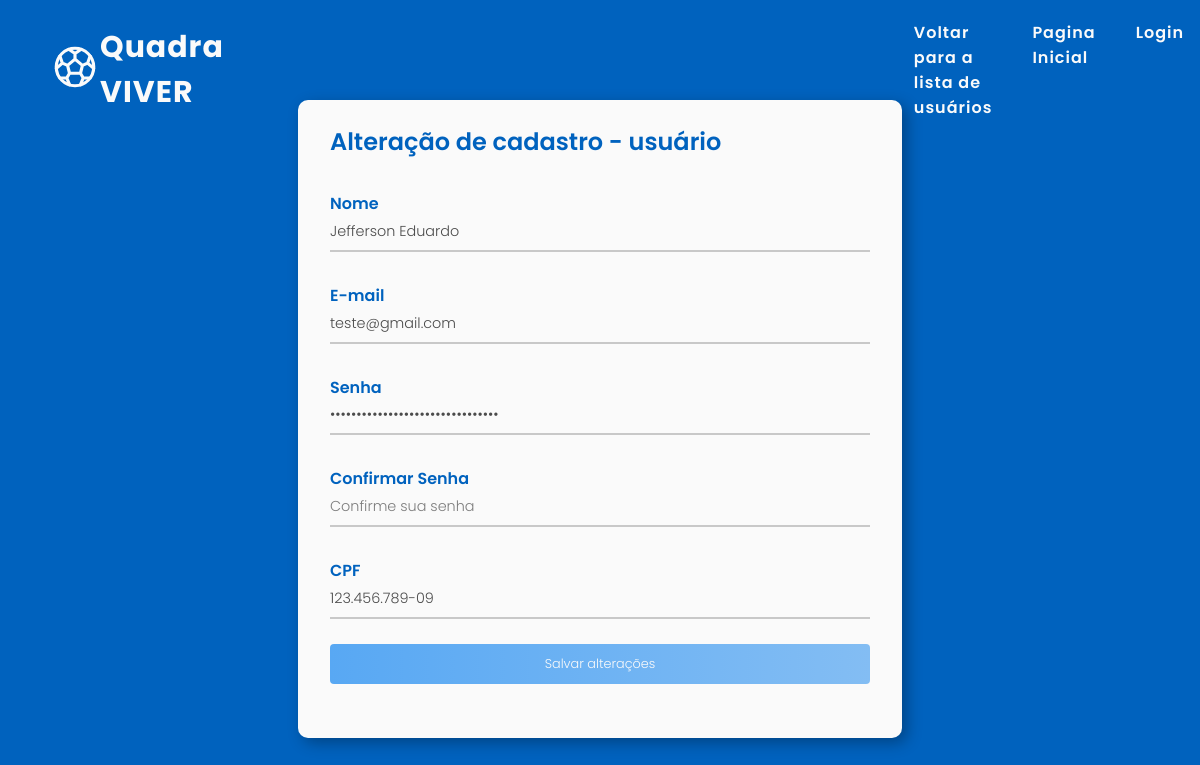
Page /assets/view/cadastro_edit.php?id=1 on the committed database.
### tables this page shows
CREATE TABLE `usuario` (
  `id` int(11) NOT NULL,
  `nome` varchar(50) NOT NULL,
  `email` varchar(50) NOT NULL,
  `cpf` varchar(14) NOT NULL,
  `senha` varchar(32) NOT NULL,
  `tipoUse` int(11) DEFAULT NULL
);

### assets/view/cadastro_edit.php (the view, shortened to what this page needs)
<!DOCTYPE html>
<html lang="pt-br">
<head>
    <link rel="stylesheet" href="../css/cadastroStyles.css" />
</head>
<body>
<?php
    include "conexao.php";
    $id = $_GET['id'] ?? '';
    $sql = "SELECT * FROM usuario WHERE id = $id";
    $dados = mysqli_query($conn, $sql);
    $linha = mysqli_fetch_assoc($dados);
     ?>
    <header>
        <a href="<?php echo 'index.php'?>"><span class="logo">
                <ion-icon id="football" name="football-outline"></ion-icon>
            </span></a>
        <a href="<?php echo 'index.php'?>">
            <h1>Quadra VIVER</h1>
        </a>
        <ul>
            <li><a href="<?php echo 'listaUser.php'?>">Voltar para a lista de usuários</a></li>
            <li><a href="<?php echo 'index.php'?>">Pagina Inicial</a></li>
            <li><a href="<?php echo 'login.php'?>">Login</a></li>
        </ul>
    </header>
    <div class="center">
        <main class="container">
            <h2>Alteração de cadastro - usuário</h2>
            <form action="edit_script.php" method="POST">
                <div class="input-field">
                    <label for="">Nome</label>
                    <input type="text" id="nome" name="nome" placeholder="Digite seu nome" required value="<?php echo $linha['nome']; ?>">
                </div>
                <div class="input-field">
                    <label for="">E-mail</label>
                    <input type="email" id="email" name="email" placeholder="Digite seu e-mail" required value="<?php echo $linha['email']; ?>">
                </div>
                <div class="input-field">
                    <label for="">Senha</label>
                    <input type="password" id="senha" name="senha" placeholder="Digite sua senha" required value="<?php echo $linha['senha']; ?>">
                </div>
                <div class="input-field">
                    <label for="">Confirmar Senha</label>
                    <input type="password" id="confsenha" name="confsenha" placeholder="Confirme sua senha" required>
                </div>
                <div class="input-field">
                    <label for="">CPF</label>
                    <input type="text" id="cpf" name="cpf" placeholder="XXX.XXX.XXX-XX" required maxlength="14"
                        autocomplete="off" onkeyup="mascara_cpf() " value="<?php echo $linha['cpf']; ?>">
                </div>
                <div class="botoes">
                    <button class="cadastro-btn" type="submit">Salvar alterações</button>
                </div>
            </form>
</body>
</html>

### assets/css/cadastroStyles.css (style rules this page uses)
* { box-sizing: border-box; font-family: 'Poppins', sans-serif; margin: 0; padding: 0; }
body { width: 100%; height: 100vh; background: #0062be; overflow: hidden; }
a { text-decoration: none; color: #fafafa; font-family: 'Poppins' sans-serif; font-weight: 300; letter-spacing: 1px; }
header { position: absolute; top: 0; left: 0; width: 100%; padding: 20px 50px; display: flex; justify-content: space-between; align-items: center; }
header ul { position: relative; display: flex; }
header ul li { list-style: none; }
header ul li a { display: inline-block; color: #fafafa; font-weight: 600; margin-left: 40px; text-decoration: none; }
span ion-icon { font-size: 50px; color: #fafafa; }
a { text-decoration: none; color: #fafafa; }
h1 { font-size: 30px; margin-right: 650px; }
.center { display: flex; justify-content: center; align-items: center; }
.container { background: #fafafa; min-width: 35vw; max-height: 92vh; padding: 1.5rem; padding-right: 2rem; padding-left: 2rem; box-shadow: 5px 5px 15px rgba(0, 0, 0, 0.3); border-radius: 10px; overflow: hidden; margin-top: 100px; }
main h2 { font-weight: 600; margin-bottom: 2rem; color: #0062be; }
form { display: flex; flex-direction: column; }
form .input-field { margin-bottom: 1rem; }
.input-field { border: none; position: relative; display: flex; flex-direction: column; justify-content: space-around; }
.input-field input { outline: none; font-size: 0.9rem; color: rgba(0, 0, 0, 0.7); background: transparent; font-weight: 300; border: none; }
.input-field label { color:#0062be; font-weight: 600; margin-bottom: 0.3rem; }
.input-field input::placeholder { color: rgba(0, 0, 0, 0.5); font-weight: 300; }
.botoes { display: flex; justify-content: space-between; font-weight: 300; position: relative; bottom: 1.5vh; padding-top: 1vh; }
.cadastro-btn { margin-top: 2rem; padding: 0.9vw 2vw; background: linear-gradient(to left, #83bdf3, #58a8f3); cursor: pointer; color: #fafafa; font-size: 1rem; transition: all 0.3s ease; font-weight: 300; border-radius: 4px; border: none; }
@media only screen and (max-width:1200px) { .botoes { bottom: 80px; display: flex; flex-direction: column-reverse; justify-content: center; align-items: center; position: relative; bottom: 30px; } }
@media only screen and (max-width:1200px) { .cadastro-btn { margin-top: 1rem; font-size: 0.8rem; width: 45vw; } }
@media only screen and (max-width:1200px) { .input-field { margin-bottom: 0.5rem; } }
@media only screen and (max-width:1200px) { .container { min-width: 45vw; } }

### rows in the picture
usuario: nome "Jefferson Eduardo", email "teste@gmail.com", cpf "123.456.789-09"
